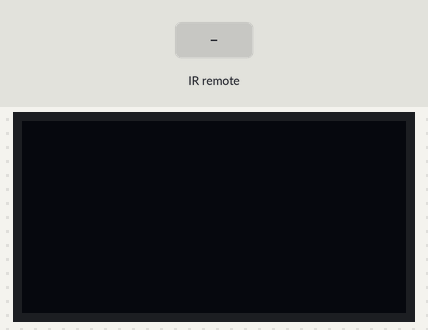
The sketch below on a simulated Arduino Uno, built with avr-gcc and run on an emulated ATmega328P. Shown: 128×64 one-colour display. Inputs (shaded band) come from the test bench. EEPROM starts erased.

Above: at 1.2 s.
1.3 s: infrared code 0xFD08F7 received
At 2.4 s:
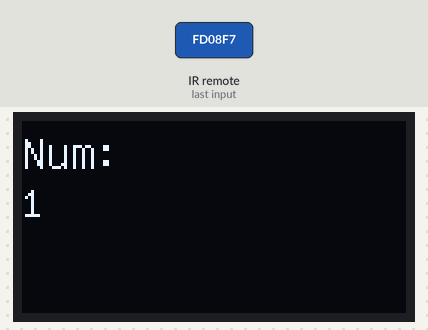
2.9 s: infrared code 0xFD8877 received
At 3.7 s:
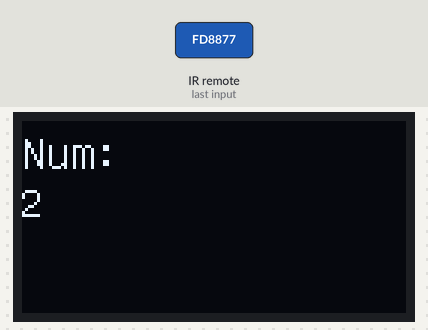
Timing chart, 0 to 5.9 s (numbered marks = the images above; inputs shaded):
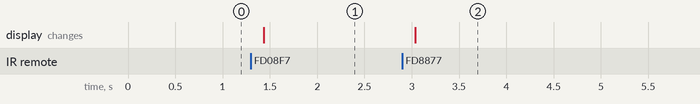

Measured:
- after the input at 1.3 s, the display: changes after 0.13 s (image 1)
- after the input at 2.9 s, the display: changes after 0.14 s (image 2)

The sketch:

MicroduinoEEPROMChangeValue.ino
```cpp
#include <IRremote.h>
#include <avr/eeprom.h>
#include "U8glib.h"
#define EEPROM_write(address, var) eeprom_write_block((const void *)&(var), (void *)(address), sizeof(var))
#define EEPROM_read(address, var) eeprom_read_block((void *)&(var), (const void *)(address), sizeof(var))

U8GLIB_SSD1306_128X64 u8g(U8G_I2C_OPT_NONE);//The definition OLED connection

int action;//record remote control button
int t;//inital value
int RECV_PIN = 11;//define IR receiver pin 11
IRrecv irrecv(RECV_PIN);
decode_results results;

// define a struct for record data
struct config_type
{
  int num;
};


void draw(int changeNum) {

  config_type config;
  config.num = changeNum;
  // 2) record config data to EEPROM, address is 0
  EEPROM_write(0, config);
  // 3) read from address 0 of EEPROM, result copy to config_readback
  config_type config_readback;
  EEPROM_read(0, config_readback);
  u8g.setFont(u8g_font_unifont);//font1
  u8g.drawStr( 0, 16, "Num:");
  u8g.setFont(u8g_font_7x13);//font2
  u8g.setPrintPos(0, 32);
  u8g.print(config_readback.num);

}


void showNum() {
  config_type config_readback;
  EEPROM_read(0, config_readback);
  u8g.setFont(u8g_font_unifont);//font1
  u8g.drawStr( 0, 16, "Num:");
  u8g.setFont(u8g_font_7x13);//font2
  u8g.setPrintPos(0, 32);
  u8g.print(config_readback.num);
}


int deckey(unsigned long t)
{
  switch(t){
  case 0xFD08F7://button 1's code
    return 1;
    break;
  case 0xFD8877://button 2's code
    return 2;
    break;
  case 0xFD48B7://button 3's code
    return 3;
    break;
  case 0xFD28D7://button 4's code
    return 4;
    break;
  case 0xFDA857://button 5's code
    return 5;
    break;
  case 0xFD6897://button 6's code
    return 6;
    break;
  case 0xFD18E7://button 7's code
    return 7;
    break;
  case 0xFD9867://button 8's code
    return 8;
    break;
  case 0xFD58A7://button 9's code
    return 9;
    break;
  default:
    return 0;
    break;
  }
}

void setup()
{
  irrecv.enableIRIn(); // inital IR receiver
  t=0;
  showNum();
}

void loop()
{
  if (irrecv.decode(&results))
  {
    action=deckey(results.value);
    u8g.firstPage();
    do {
      draw(action);
    }
    while( u8g.nextPage() );

    delay(10);
    irrecv.resume();
  }
}
```
